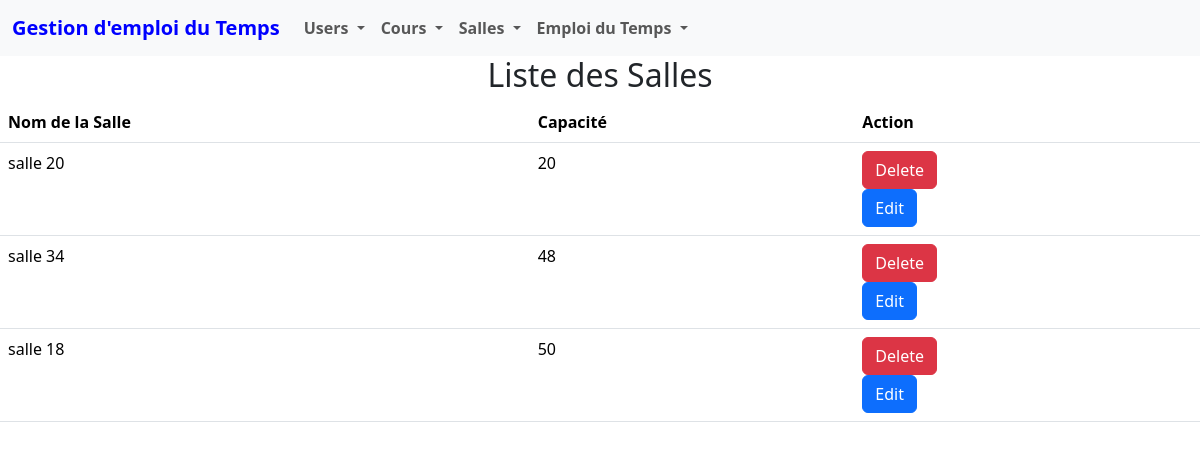
/salles_list/, run on the app's committed database.
### scheduleManagement/models.py (models this page shows)
class Salle(models.Model):
    nom_salle = models.CharField(max_length=100)
    capacite = models.IntegerField()

### scheduleManagement/views.py (the view)
# urls.py: path('salles_list/', views.salle_list, name='salles_list'),
def salle_list(request):
    salles = Salle.objects.all()
    return render(request, 'scheduleManagement/salle/salle_list.html', {'salles': salles})

### scheduleManagement/templates/scheduleManagement/salle/salle_list.html (shortened to what this page needs)
<!DOCTYPE html>
<html lang="en">
<head>
</head>
<body>
    {% include 'scheduleManagement/navbar/navbar.html' %}
    <h2 style="text-align: center;" >Liste des Salles</h2>
    <table class="table">
        <thead>
            <tr>
                <th>Nom de la Salle</th>
                <th>Capacité</th>
                <th>Action</th>
            </tr>
        </thead>
        <tbody>
            {% for salle in salles %}
            <tr>
                <td>{{ salle.nom_salle }}</td>
                <td>{{ salle.capacite }}</td>
                <td>
                    <form method="POST" action="{% url 'delete_salle' salle.id %}">
                        <button type="submit" class="btn btn-danger">Delete</button>
                    </form>
                    <button type="button" class="btn btn-primary" data-bs-toggle="modal" data-bs-target="#editModal{{ salle.id }}">
                        Edit
                    </button>
                </td>
            </tr>
            {% endfor %}
        </tbody>
    </table>
</body>
</html>

### data on the page
Salle: nom_salle "salle 20", capacite "20"
Salle: nom_salle "salle 34", capacite "48"
Salle: nom_salle "salle 18", capacite "50"
